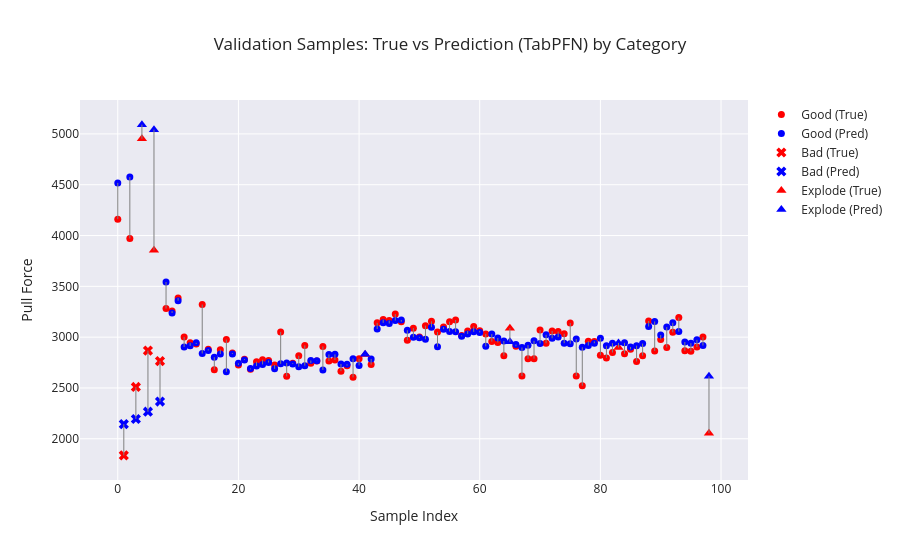

The cell this chart's notebook holds for it:
### Markdown cell above
# Check Validation Data

### Code cell
y_dev = dev_df.groupby("Sample ID")['PullTest (N)'].first()
y_dev

# Convert to numpy arrays
true_vals = np.array(y_dev).ravel()
pred_vals = np.array(final_pred).ravel()

# Sample index
sample_idx = np.arange(len(true_vals))

# Extract category per sample (aligned with y_dev)
categories = dev_df.groupby("Sample ID")["Category"].first().values

# Masks
mask_good    = categories == "Good"
mask_bad     = categories == "Bad"
mask_explode = categories == "Explode"

fig = go.Figure()

# --- GOOD (circles) ---
fig.add_trace(go.Scatter(
    x=sample_idx[mask_good],
    y=true_vals[mask_good],
    mode="markers",
    name="Good (True)",
    marker=dict(symbol="circle", color="red", size=7)
))
fig.add_trace(go.Scatter(
    x=sample_idx[mask_good],
    y=pred_vals[mask_good],
    mode="markers",
    name="Good (Pred)",
    marker=dict(symbol="circle", color="blue", size=7)
))

# --- BAD (X) ---
fig.add_trace(go.Scatter(
    x=sample_idx[mask_bad],
    y=true_vals[mask_bad],
    mode="markers",
    name="Bad (True)",
    marker=dict(symbol="x", color="red", size=9)
))
fig.add_trace(go.Scatter(
    x=sample_idx[mask_bad],
    y=pred_vals[mask_bad],
    mode="markers",
    name="Bad (Pred)",
    marker=dict(symbol="x", color="blue", size=9)
))

# --- EXPLODE (triangle-up) ---
fig.add_trace(go.Scatter(
    x=sample_idx[mask_explode],
    y=true_vals[mask_explode],
    mode="markers",
    name="Explode (True)",
    marker=dict(symbol="triangle-up", color="red", size=9)
))
fig.add_trace(go.Scatter(
    x=sample_idx[mask_explode],
    y=pred_vals[mask_explode],
    mode="markers",
    name="Explode (Pred)",
    marker=dict(symbol="triangle-up", color="blue", size=9)
))

# Connecting lines
for i in range(len(sample_idx)):
    fig.add_trace(go.Scatter(
        x=[sample_idx[i], sample_idx[i]],
        y=[true_vals[i], pred_vals[i]],
        mode="lines",
        line=dict(color="gray", width=1),
        showlegend=False
    ))

fig.update_layout(
    title="Validation Samples: True vs Prediction (TabPFN) by Category",
    xaxis_title="Sample Index",
    yaxis_title="Pull Force",
    template="seaborn"
)

fig.write_html("Graphs/TabPFN_Evaltrue.html")
fig.show()

### Figure 1 — Plotly figure (JSON) as saved in the notebook; plotly's stock layout.template omitted (floating-point values rounded to 4 significant figures)
{"data": [{"marker": {"color": "red", "size": 7, "symbol": "circle"}, "mode": "markers", "name": "Good (True)", "type": "scatter", "x": [0, 2, 8, 9, 10, 11, 12, 13, 14, 15, 16, 17, 18, 19, 20, 21, 22, 23, 24, 25, 26, 27, 28, 29, 30, 31, 32, 33, 34, 35, 36, 37, 38, 39, 40, 42, 43, 44, 45, 46, 47, 48, 49, 50, 51, 52, 53, 54, 55, 56, 57, 58, 59, 60, 61, 62, 63, 64, 66, 67, 68, 69, 70, 71, 72, 73, 74, 75, 76, 77, 78, 79, 80, 81, 82, 84, 85, 86, 87, 88, 89, 90, 91, 92, 93, 94, 95, 96, 97], "y": [4161.0, 3970.0, 3281.0, 3256.0, 3385.0, 3002.0, 2944.0, 2932.0, 3321.0, 2882.0, 2679.0, 2877.0, 2976.0, 2843.0, 2727.0, 2784.0, 2683.0, 2758.0, 2778.0, 2770.0, 2726.0, 3052.0, 2614.0, 2744.0, 2816.0, 2919.0, 2744.0, 2765.0, 2909.0, 2766.0, 2775.0, 2665.0, 2720.0, 2604.0, 2787.0, 2730.0, 3141.0, 3173.0, 3163.0, 3227.0, 3152.0, 2970.0, 3089.0, 3002.0, 3113.0, 3156.0, 3051.0, 3099.0, 3153.0, 3169.0, 3017.0, 3061.0, 3105.0, 3062.0, 3031.0, 2956.0, 2948.0, 2818.0, 2910.0, 2617.0, 2787.0, 2788.0, 3070.0, 2940.0, 3061.0, 3054.0, 3033.0, 3139.0, 2617.0, 2522.0, 2961.0, 2958.0, 2821.0, 2796.0, 2849.0, 2837.0, 2880.0, 2760.0, 2818.0, 3159.0, 2864.0, 2977.0, 2898.0, 3048.0, 3193.0, 2866.0, 2861.0, 2903.0, 3001.0]}, {"marker": {"color": "blue", "size": 7, "symbol": "circle"}, "mode": "markers", "name": "Good (Pred)", "type": "scatter", "x": [0, 2, 8, 9, 10, 11, 12, 13, 14, 15, 16, 17, 18, 19, 20, 21, 22, 23, 24, 25, 26, 27, 28, 29, 30, 31, 32, 33, 34, 35, 36, 37, 38, 39, 40, 42, 43, 44, 45, 46, 47, 48, 49, 50, 51, 52, 53, 54, 55, 56, 57, 58, 59, 60, 61, 62, 63, 64, 66, 67, 68, 69, 70, 71, 72, 73, 74, 75, 76, 77, 78, 79, 80, 81, 82, 84, 85, 86, 87, 88, 89, 90, 91, 92, 93, 94, 95, 96, 97], "y": [4518.0, 4576.0, 3542.0, 3238.0, 3359.0, 2903.0, 2914.0, 2944.0, 2839.0, 2868.0, 2803.0, 2834.0, 2659.0, 2834.0, 2742.0, 2775.0, 2691.0, 2716.0, 2731.0, 2750.0, 2688.0, 2737.0, 2746.0, 2735.0, 2709.0, 2720.0, 2770.0, 2767.0, 2678.0, 2829.0, 2831.0, 2736.0, 2733.0, 2788.0, 2722.0, 2785.0, 3080.0, 3141.0, 3134.0, 3163.0, 3169.0, 3068.0, 3000.0, 2993.0, 2979.0, 3098.0, 2906.0, 3079.0, 3056.0, 3052.0, 3008.0, 3032.0, 3052.0, 3046.0, 2909.0, 3030.0, 2992.0, 2962.0, 2927.0, 2898.0, 2921.0, 2964.0, 2938.0, 3023.0, 2989.0, 3000.0, 2940.0, 2935.0, 2981.0, 2900.0, 2918.0, 2940.0, 2989.0, 2915.0, 2941.0, 2944.0, 2903.0, 2916.0, 2937.0, 3105.0, 3154.0, 3020.0, 3099.0, 3142.0, 3055.0, 2952.0, 2941.0, 2974.0, 2917.0]}, {"marker": {"color": "red", "size": 9, "symbol": "x"}, "mode": "markers", "name": "Bad (True)", "type": "scatter", "x": [1, 3, 5, 7], "y": [1836.0, 2510.0, 2867.0, 2764.0]}, {"marker": {"color": "blue", "size": 9, "symbol": "x"}, "mode": "markers", "name": "Bad (Pred)", "type": "scatter", "x": [1, 3, 5, 7], "y": [2144.0, 2195.0, 2266.0, 2366.0]}, {"marker": {"color": "red", "size": 9, "symbol": "triangle-up"}, "mode": "markers", "name": "Explode (True)", "type": "scatter", "x": [4, 6, 41, 65, 83, 98], "y": [4952.0, 3856.0, 2830.0, 3089.0, 2899.0, 2054.0]}, {"marker": {"color": "blue", "size": 9, "symbol": "triangle-up"}, "mode": "markers", "name": "Explode (Pred)", "type": "scatter", "x": [4, 6, 41, 65, 83, 98], "y": [5092.0, 5042.0, 2832.0, 2954.0, 2943.0, 2614.0]}, {"line": {"color": "gray", "width": 1}, "mode": "lines", "showlegend": false, "type": "scatter", "x": [0, 0], "y": [4161.0, 4518.0]}, {"line": {"color": "gray", "width": 1}, "mode": "lines", "showlegend": false, "type": "scatter", "x": [1, 1], "y": [1836.0, 2144.0]}, {"line": {"color": "gray", "width": 1}, "mode": "lines", "showlegend": false, "type": "scatter", "x": [2, 2], "y": [3970.0, 4576.0]}, {"line": {"color": "gray", "width": 1}, "mode": "lines", "showlegend": false, "type": "scatter", "x": [3, 3], "y": [2510.0, 2195.0]}, {"line": {"color": "gray", "width": 1}, "mode": "lines", "showlegend": false, "type": "scatter", "x": [4, 4], "y": [4952, 5092.0]}, {"line": {"color": "gray", "width": 1}, "mode": "lines", "showlegend": false, "type": "scatter", "x": [5, 5], "y": [2867.0, 2266.0]}, {"line": {"color": "gray", "width": 1}, "mode": "lines", "showlegend": false, "type": "scatter", "x": [6, 6], "y": [3856.0, 5042.0]}, {"line": {"color": "gray", "width": 1}, "mode": "lines", "showlegend": false, "type": "scatter", "x": [7, 7], "y": [2764.0, 2366.0]}, {"line": {"color": "gray", "width": 1}, "mode": "lines", "showlegend": false, "type": "scatter", "x": [8, 8], "y": [3281.0, 3542.0]}, {"line": {"color": "gray", "width": 1}, "mode": "lines", "showlegend": false, "type": "scatter", "x": [9, 9], "y": [3256.0, 3238.0]}, {"line": {"color": "gray", "width": 1}, "mode": "lines", "showlegend": false, "type": "scatter", "x": [10, 10], "y": [3385.0, 3359.0]}, {"line": {"color": "gray", "width": 1}, "mode": "lines", "showlegend": false, "type": "scatter", "x": [11, 11], "y": [3002.0, 2903.0]}, {"line": {"color": "gray", "width": 1}, "mode": "lines", "showlegend": false, "type": "scatter", "x": [12, 12], "y": [2944.0, 2914.0]}, {"line": {"color": "gray", "width": 1}, "mode": "lines", "showlegend": false, "type": "scatter", "x": [13, 13], "y": [2932.0, 2944.0]}, {"line": {"color": "gray", "width": 1}, "mode": "lines", "showlegend": false, "type": "scatter", "x": [14, 14], "y": [3321.0, 2839.0]}, {"line": {"color": "gray", "width": 1}, "mode": "lines", "showlegend": false, "type": "scatter", "x": [15, 15], "y": [2882.0, 2868.0]}, {"line": {"color": "gray", "width": 1}, "mode": "lines", "showlegend": false, "type": "scatter", "x": [16, 16], "y": [2679.0, 2803.0]}, {"line": {"color": "gray", "width": 1}, "mode": "lines", "showlegend": false, "type": "scatter", "x": [17, 17], "y": [2877.0, 2834.0]}, {"line": {"color": "gray", "width": 1}, "mode": "lines", "showlegend": false, "type": "scatter", "x": [18, 18], "y": [2976.0, 2659.0]}, {"line": {"color": "gray", "width": 1}, "mode": "lines", "showlegend": false, "type": "scatter", "x": [19, 19], "y": [2843.0, 2834.0]}, {"line": {"color": "gray", "width": 1}, "mode": "lines", "showlegend": false, "type": "scatter", "x": [20, 20], "y": [2727.0, 2742.0]}, {"line": {"color": "gray", "width": 1}, "mode": "lines", "showlegend": false, "type": "scatter", "x": [21, 21], "y": [2784.0, 2775.0]}, {"line": {"color": "gray", "width": 1}, "mode": "lines", "showlegend": false, "type": "scatter", "x": [22, 22], "y": [2683.0, 2691.0]}, {"line": {"color": "gray", "width": 1}, "mode": "lines", "showlegend": false, "type": "scatter", "x": [23, 23], "y": [2758.0, 2716.0]}, {"line": {"color": "gray", "width": 1}, "mode": "lines", "showlegend": false, "type": "scatter", "x": [24, 24], "y": [2778.0, 2731.0]}, {"line": {"color": "gray", "width": 1}, "mode": "lines", "showlegend": false, "type": "scatter", "x": [25, 25], "y": [2770, 2750.0]}, {"line": {"color": "gray", "width": 1}, "mode": "lines", "showlegend": false, "type": "scatter", "x": [26, 26], "y": [2726.0, 2688.0]}, {"line": {"color": "gray", "width": 1}, "mode": "lines", "showlegend": false, "type": "scatter", "x": [27, 27], "y": [3052.0, 2737.0]}, {"line": {"color": "gray", "width": 1}, "mode": "lines", "showlegend": false, "type": "scatter", "x": [28, 28], "y": [2614.0, 2746.0]}, {"line": {"color": "gray", "width": 1}, "mode": "lines", "showlegend": false, "type": "scatter", "x": [29, 29], "y": [2744.0, 2735.0]}, {"line": {"color": "gray", "width": 1}, "mode": "lines", "showlegend": false, "type": "scatter", "x": [30, 30], "y": [2816.0, 2709.0]}, {"line": {"color": "gray", "width": 1}, "mode": "lines", "showlegend": false, "type": "scatter", "x": [31, 31], "y": [2919.0, 2720.0]}, {"line": {"color": "gray", "width": 1}, "mode": "lines", "showlegend": false, "type": "scatter", "x": [32, 32], "y": [2744.0, 2770.0]}, {"line": {"color": "gray", "width": 1}, "mode": "lines", "showlegend": false, "type": "scatter", "x": [33, 33], "y": [2765, 2767.0]}, {"line": {"color": "gray", "width": 1}, "mode": "lines", "showlegend": false, "type": "scatter", "x": [34, 34], "y": [2909.0, 2678.0]}, {"line": {"color": "gray", "width": 1}, "mode": "lines", "showlegend": false, "type": "scatter", "x": [35, 35], "y": [2766.0, 2829.0]}, {"line": {"color": "gray", "width": 1}, "mode": "lines", "showlegend": false, "type": "scatter", "x": [36, 36], "y": [2775.0, 2831.0]}, {"line": {"color": "gray", "width": 1}, "mode": "lines", "showlegend": false, "type": "scatter", "x": [37, 37], "y": [2665.0, 2736.0]}, {"line": {"color": "gray", "width": 1}, "mode": "lines", "showlegend": false, "type": "scatter", "x": [38, 38], "y": [2720.0, 2733.0]}, {"line": {"color": "gray", "width": 1}, "mode": "lines", "showlegend": false, "type": "scatter", "x": [39, 39], "y": [2604.0, 2788.0]}, {"line": {"color": "gray", "width": 1}, "mode": "lines", "showlegend": false, "type": "scatter", "x": [40, 40], "y": [2787.0, 2722.0]}, {"line": {"color": "gray", "width": 1}, "mode": "lines", "showlegend": false, "type": "scatter", "x": [41, 41], "y": [2830.0, 2832.0]}, {"line": {"color": "gray", "width": 1}, "mode": "lines", "showlegend": false, "type": "scatter", "x": [42, 42], "y": [2730.0, 2785.0]}, {"line": {"color": "gray", "width": 1}, "mode": "lines", "showlegend": false, "type": "scatter", "x": [43, 43], "y": [3141.0, 3080.0]}, {"line": {"color": "gray", "width": 1}, "mode": "lines", "showlegend": false, "type": "scatter", "x": [44, 44], "y": [3173.0, 3141.0]}, {"line": {"color": "gray", "width": 1}, "mode": "lines", "showlegend": false, "type": "scatter", "x": [45, 45], "y": [3163.0, 3134.0]}, {"line": {"color": "gray", "width": 1}, "mode": "lines", "showlegend": false, "type": "scatter", "x": [46, 46], "y": [3227.0, 3163.0]}, {"line": {"color": "gray", "width": 1}, "mode": "lines", "showlegend": false, "type": "scatter", "x": [47, 47], "y": [3152, 3169.0]}, {"line": {"color": "gray", "width": 1}, "mode": "lines", "showlegend": false, "type": "scatter", "x": [48, 48], "y": [2970.0, 3068.0]}, {"line": {"color": "gray", "width": 1}, "mode": "lines", "showlegend": false, "type": "scatter", "x": [49, 49], "y": [3089.0, 3000.0]}, {"line": {"color": "gray", "width": 1}, "mode": "lines", "showlegend": false, "type": "scatter", "x": [50, 50], "y": [3002.0, 2993.0]}, {"line": {"color": "gray", "width": 1}, "mode": "lines", "showlegend": false, "type": "scatter", "x": [51, 51], "y": [3113.0, 2979.0]}, {"line": {"color": "gray", "width": 1}, "mode": "lines", "showlegend": false, "type": "scatter", "x": [52, 52], "y": [3156.0, 3098.0]}, {"line": {"color": "gray", "width": 1}, "mode": "lines", "showlegend": false, "type": "scatter", "x": [53, 53], "y": [3051.0, 2906.0]}, {"line": {"color": "gray", "width": 1}, "mode": "lines", "showlegend": false, "type": "scatter", "x": [54, 54], "y": [3099.0, 3079.0]}, {"line": {"color": "gray", "width": 1}, "mode": "lines", "showlegend": false, "type": "scatter", "x": [55, 55], "y": [3153.0, 3056.0]}, {"line": {"color": "gray", "width": 1}, "mode": "lines", "showlegend": false, "type": "scatter", "x": [56, 56], "y": [3169.0, 3052.0]}, {"line": {"color": "gray", "width": 1}, "mode": "lines", "showlegend": false, "type": "scatter", "x": [57, 57], "y": [3017.0, 3008.0]}, {"line": {"color": "gray", "width": 1}, "mode": "lines", "showlegend": false, "type": "scatter", "x": [58, 58], "y": [3061.0, 3032.0]}, {"line": {"color": "gray", "width": 1}, "mode": "lines", "showlegend": false, "type": "scatter", "x": [59, 59], "y": [3105.0, 3052.0]}, {"line": {"color": "gray", "width": 1}, "mode": "lines", "showlegend": false, "type": "scatter", "x": [60, 60], "y": [3062.0, 3046.0]}, {"line": {"color": "gray", "width": 1}, "mode": "lines", "showlegend": false, "type": "scatter", "x": [61, 61], "y": [3031.0, 2909.0]}, {"line": {"color": "gray", "width": 1}, "mode": "lines", "showlegend": false, "type": "scatter", "x": [62, 62], "y": [2956.0, 3030.0]}, {"line": {"color": "gray", "width": 1}, "mode": "lines", "showlegend": false, "type": "scatter", "x": [63, 63], "y": [2948, 2992.0]}, {"line": {"color": "gray", "width": 1}, "mode": "lines", "showlegend": false, "type": "scatter", "x": [64, 64], "y": [2818.0, 2962.0]}, {"line": {"color": "gray", "width": 1}, "mode": "lines", "showlegend": false, "type": "scatter", "x": [65, 65], "y": [3089.0, 2954.0]}, {"line": {"color": "gray", "width": 1}, "mode": "lines", "showlegend": false, "type": "scatter", "x": [66, 66], "y": [2910.0, 2927.0]}, {"line": {"color": "gray", "width": 1}, "mode": "lines", "showlegend": false, "type": "scatter", "x": [67, 67], "y": [2617.0, 2898.0]}, {"line": {"color": "gray", "width": 1}, "mode": "lines", "showlegend": false, "type": "scatter", "x": [68, 68], "y": [2787.0, 2921.0]}, {"line": {"color": "gray", "width": 1}, "mode": "lines", "showlegend": false, "type": "scatter", "x": [69, 69], "y": [2788.0, 2964.0]}, {"line": {"color": "gray", "width": 1}, "mode": "lines", "showlegend": false, "type": "scatter", "x": [70, 70], "y": [3070.0, 2938.0]}, {"line": {"color": "gray", "width": 1}, "mode": "lines", "showlegend": false, "type": "scatter", "x": [71, 71], "y": [2940.0, 3023.0]}, {"line": {"color": "gray", "width": 1}, "mode": "lines", "showlegend": false, "type": "scatter", "x": [72, 72], "y": [3061.0, 2989.0]}, {"line": {"color": "gray", "width": 1}, "mode": "lines", "showlegend": false, "type": "scatter", "x": [73, 73], "y": [3054.0, 3000.0]}, {"line": {"color": "gray", "width": 1}, "mode": "lines", "showlegend": false, "type": "scatter", "x": [74, 74], "y": [3033, 2940.0]}, {"line": {"color": "gray", "width": 1}, "mode": "lines", "showlegend": false, "type": "scatter", "x": [75, 75], "y": [3139.0, 2935.0]}, {"line": {"color": "gray", "width": 1}, "mode": "lines", "showlegend": false, "type": "scatter", "x": [76, 76], "y": [2617.0, 2981.0]}, {"line": {"color": "gray", "width": 1}, "mode": "lines", "showlegend": false, "type": "scatter", "x": [77, 77], "y": [2522.0, 2900.0]}, {"line": {"color": "gray", "width": 1}, "mode": "lines", "showlegend": false, "type": "scatter", "x": [78, 78], "y": [2961.0, 2918.0]}, {"line": {"color": "gray", "width": 1}, "mode": "lines", "showlegend": false, "type": "scatter", "x": [79, 79], "y": [2958.0, 2940.0]}, {"line": {"color": "gray", "width": 1}, "mode": "lines", "showlegend": false, "type": "scatter", "x": [80, 80], "y": [2821.0, 2989.0]}, {"line": {"color": "gray", "width": 1}, "mode": "lines", "showlegend": false, "type": "scatter", "x": [81, 81], "y": [2796.0, 2915.0]}, {"line": {"color": "gray", "width": 1}, "mode": "lines", "showlegend": false, "type": "scatter", "x": [82, 82], "y": [2849.0, 2941.0]}, {"line": {"color": "gray", "width": 1}, "mode": "lines", "showlegend": false, "type": "scatter", "x": [83, 83], "y": [2899, 2943.0]}, {"line": {"color": "gray", "width": 1}, "mode": "lines", "showlegend": false, "type": "scatter", "x": [84, 84], "y": [2837.0, 2944.0]}, {"line": {"color": "gray", "width": 1}, "mode": "lines", "showlegend": false, "type": "scatter", "x": [85, 85], "y": [2880.0, 2903.0]}, {"line": {"color": "gray", "width": 1}, "mode": "lines", "showlegend": false, "type": "scatter", "x": [86, 86], "y": [2760.0, 2916.0]}, {"line": {"color": "gray", "width": 1}, "mode": "lines", "showlegend": false, "type": "scatter", "x": [87, 87], "y": [2818.0, 2937.0]}, {"line": {"color": "gray", "width": 1}, "mode": "lines", "showlegend": false, "type": "scatter", "x": [88, 88], "y": [3159.0, 3105.0]}, {"line": {"color": "gray", "width": 1}, "mode": "lines", "showlegend": false, "type": "scatter", "x": [89, 89], "y": [2864.0, 3154.0]}, {"line": {"color": "gray", "width": 1}, "mode": "lines", "showlegend": false, "type": "scatter", "x": [90, 90], "y": [2977.0, 3020.0]}, {"line": {"color": "gray", "width": 1}, "mode": "lines", "showlegend": false, "type": "scatter", "x": [91, 91], "y": [2898.0, 3099.0]}, {"line": {"color": "gray", "width": 1}, "mode": "lines", "showlegend": false, "type": "scatter", "x": [92, 92], "y": [3048.0, 3142.0]}, {"line": {"color": "gray", "width": 1}, "mode": "lines", "showlegend": false, "type": "scatter", "x": [93, 93], "y": [3193.0, 3055.0]}, {"line": {"color": "gray", "width": 1}, "mode": "lines", "showlegend": false, "type": "scatter", "x": [94, 94], "y": [2866.0, 2952.0]}, {"line": {"color": "gray", "width": 1}, "mode": "lines", "showlegend": false, "type": "scatter", "x": [95, 95], "y": [2861.0, 2941.0]}, {"line": {"color": "gray", "width": 1}, "mode": "lines", "showlegend": false, "type": "scatter", "x": [96, 96], "y": [2903.0, 2974.0]}, {"line": {"color": "gray", "width": 1}, "mode": "lines", "showlegend": false, "type": "scatter", "x": [97, 97], "y": [3001.0, 2917.0]}, {"line": {"color": "gray", "width": 1}, "mode": "lines", "showlegend": false, "type": "scatter", "x": [98, 98], "y": [2054.0, 2614.0]}], "layout": {"title": {"text": "Validation Samples: True vs Prediction (TabPFN) by Category"}, "xaxis": {"title": {"text": "Sample Index"}}, "yaxis": {"title": {"text": "Pull Force"}}}}
